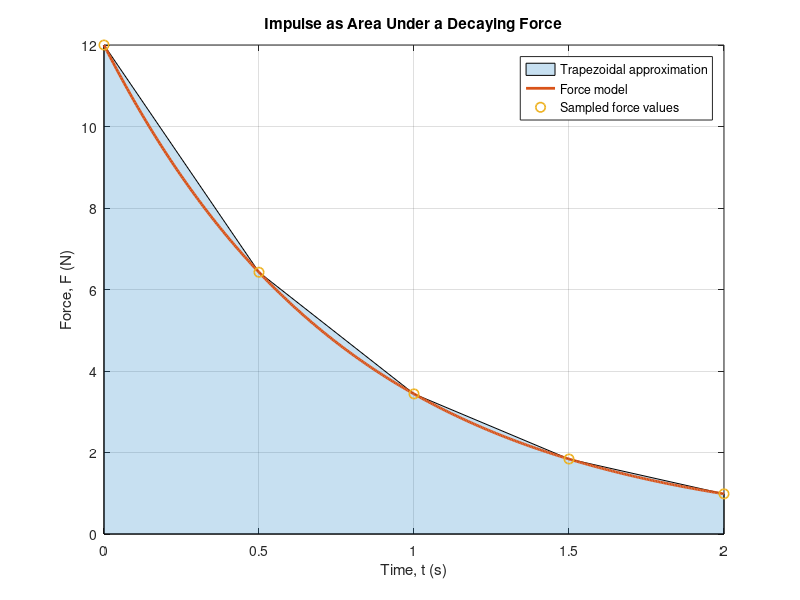

Write the MATLAB code that produced this figure. (Note: this script raises an error after producing the figure.)
%[text] # Numerical Integration: Accumulate a changing quantity and test convergence
%[text] **LECTURE DEMONSTRATION**
%[text] PHY4605 Physics-First Reproducible MATLAB Notebook
%%
%[text] ## Physical Question and Learning Outcomes
%[text] A time-dependent force acts on an object and gradually decays. How can sampled force values estimate the total impulse delivered from $t=0$ to $t=2.0$ s, and how do we decide whether the numerical integral is credible?
%[text] **Learning outcomes.** By the end of this demonstration, you can connect area under a force-time curve to impulse and its unit, trace a composite trapezoidal calculation and MATLAB `trapz` call, and validate the estimate by refinement and comparison with an analytic reference.
%%
%[text] ## Model, Assumptions, Variables, and Units
%[text] Use $F(t)=F\_0\\exp(-t/\\tau)$ with a positive force direction, constant decay time, and the force model valid over the stated interval. The accumulated impulse is $J=\\int\_0^T F(t),dt$. Force is in newtons and time is in seconds, so impulse has unit N s, equivalent to kg m/s.
F0_N = 12;             % initial force (N)
tau_s = 0.8;           % decay time (s)
T_s = 2.0;             % upper integration limit (s)
coarse_intervals = 4;  % first Core resolution
%%
%[text] ## Prediction Before Computing
%[text] The force remains positive throughout the interval, so the impulse must be positive. Because the force immediately decreases below `F0_N`, the area must also be smaller than the rectangle `F0_N*T_s = 24 N s`. These are useful physical checks before seeing a numerical answer.
impulse_upper_bound_Ns = F0_N*T_s
%%
%[text] ## See the Integral as Accumulated Area
%[text] The exact force curve is smooth, but a numerical integrator only uses sampled values. With four equal intervals, five force samples define four trapezoids. Their combined area approximates the impulse.
t_curve_s = linspace(0,T_s,401);
F_curve_N = F0_N*exp(-t_curve_s/tau_s);
t_coarse_s = linspace(0,T_s,coarse_intervals+1);
F_coarse_N = F0_N*exp(-t_coarse_s/tau_s);
area(t_coarse_s,F_coarse_N,'FaceAlpha',0.22)
hold on
plot(t_curve_s,F_curve_N,'LineWidth',2)
plot(t_coarse_s,F_coarse_N,'o','MarkerSize',7,'LineWidth',1.2)
hold off
grid on
xlabel('Time, t (s)')
ylabel('Force, F (N)')
title('Impulse as Area Under a Decaying Force')
legend('Trapezoidal approximation','Force model','Sampled force values','Location','best')
%%
%[text] ## One Trapezoid in Words
%[text] For adjacent samples at `t_i` and `t_(i+1)`, approximate the force between them by a straight line. The area of that strip is the interval width multiplied by the average of the two endpoint forces: `0.5*(F_i + F_(i+1))*Delta_t`. Adding all strips gives the composite trapezoidal estimate.
dt_coarse_s = T_s/coarse_intervals;
first_trapezoid_Ns = 0.5*(F_coarse_N(1)+F_coarse_N(2))*dt_coarse_s
%%
%[text] ## Composite Trapezoidal Algorithm Before MATLAB
%[text] In words: choose the lower and upper limits; sample the independent variable at a chosen resolution; evaluate the physical quantity at those sample points; form trapezoid areas between neighbouring samples; add the areas; then repeat at a finer resolution and compare with an independent reference.
%%
%[text] ## Work the Coarse Composite Estimate
%[text] For uniform spacing, the first and last samples contribute half weight while interior samples contribute full weight. The expression below is the four-interval composite trapezoidal rule written explicitly so the weighting is visible.
J_coarse_manual_Ns = dt_coarse_s*(0.5*F_coarse_N(1) + ...
    sum(F_coarse_N(2:end-1)) + 0.5*F_coarse_N(end))
%%
%[text] ## Use MATLAB `trapz`
%[text] MATLAB's `trapz(x,y)` performs the same trapezoidal accumulation using the supplied sample coordinates. Passing the time array is important because it preserves the physical spacing and therefore the correct impulse unit.
J_coarse_trapz_Ns = trapz(t_coarse_s,F_coarse_N)
assert(abs(J_coarse_trapz_Ns-J_coarse_manual_Ns) < 1e-12, ...
    'Manual and trapz trapezoidal estimates should agree.')
%%
%[text] ## Compare Three Resolutions
%[text] Keep the force model and integration limits fixed while refining only the number of intervals. This separates numerical-resolution effects from changes in the physical problem.
interval_count = [4 8 16];
dt_s = zeros(size(interval_count));
J_trapz_Ns = zeros(size(interval_count));
for k = 1:numel(interval_count)
    n = interval_count(k);
    t_sample_s = linspace(0,T_s,n+1);
    F_sample_N = F0_N*exp(-t_sample_s/tau_s);
    dt_s(k) = T_s/n;
    J_trapz_Ns(k) = trapz(t_sample_s,F_sample_N);
end
refinement_table = table(interval_count(:),dt_s(:),J_trapz_Ns(:), ...
    'VariableNames',{'Intervals','DeltaT_s','ImpulseTrapz_Ns'})
%%
%[text] ## Analytic Reference for Validation
%[text] For this teaching model, the integral can also be evaluated analytically. That exact result is used only as an independent reference: $J\_{exact}=F\_0\\tau\[1-\\exp(-T/\\tau)\]$.
J_exact_Ns = F0_N*tau_s*(1-exp(-T_s/tau_s))
abs_error_Ns = abs(J_trapz_Ns-J_exact_Ns);
rel_error_percent = 100*abs_error_Ns/abs(J_exact_Ns);
validation_table = table(interval_count(:),dt_s(:),J_trapz_Ns(:), ...
    abs_error_Ns(:),rel_error_percent(:), ...
    'VariableNames',{'Intervals','DeltaT_s','ImpulseTrapz_Ns','AbsoluteError_Ns','RelativeError_percent'})
%%
%[text] ## Core Validation: Refinement Plus Reference Comparison
%[text] The required Week 7 evidence is not merely that `trapz` returns a number. The estimate should preserve the physical unit, remain inside the expected physical bound, move toward the reference as the sampling is refined, and have a small stated error at the finest supplied resolution.
finest_impulse_Ns = J_trapz_Ns(end)
finest_abs_error_Ns = abs_error_Ns(end)
finest_rel_error_percent = rel_error_percent(end)
assert(all(J_trapz_Ns > 0 & J_trapz_Ns < impulse_upper_bound_Ns), ...
    'Impulse estimates should satisfy the physical sign and upper-bound checks.')
assert(all(diff(abs_error_Ns) < 0), ...
    'The supplied refinements should reduce trapezoidal error for this model.')
assert(finest_rel_error_percent < 0.25, ...
    'Finest supplied trapezoidal estimate should be within 0.25 percent of the analytic reference.')
%%
%[text] ## Diagnose a Runnable but Wrong `trapz` Call
%[text] `trapz(F_coarse_N)` assumes unit spacing between samples. It therefore does not know that neighbouring force samples are separated by `0.5 s`. The code runs, but its numerical value is not the physical impulse unless the missing spacing is handled correctly.
wrong_missing_time_axis = trapz(F_coarse_N)
correct_with_time_axis_Ns = trapz(t_coarse_s,F_coarse_N)
%%
%[text] ## Working Exposure: Read a Supplied Simpson Comparison
%[text] A supplied composite Simpson result for eight intervals is `8.8124455163 N s`, compared with the exact `8.8119840132 N s`. Use this only to read a method comparison: both methods estimate the same accumulated quantity, but Week 7 Core work does not require deriving Simpson's rule or implementing several quadrature formulas independently.
J_simpson_supplied_Ns = 8.8124455163;
simpson_abs_error_Ns = abs(J_simpson_supplied_Ns-J_exact_Ns)
%%
%[text] ## Working Exposure: Read the Refinement Pattern
%[text] For this smooth force curve, halving the sample spacing from `0.50` to `0.25` to `0.125 s` reduces the trapezoidal error substantially. The table is evidence of convergence for this example. Deriving a formal quadrature error order belongs to Optional stretch.
error_reduction_factor = abs_error_Ns(1:end-1)./abs_error_Ns(2:end)
%%
%[text] ## Three Takeaways
%[text] First, a numerical integral represents physical accumulation, so its unit combines the vertical-axis unit with the horizontal-axis unit. Second, the trapezoidal rule adds areas formed from neighbouring sampled values, and MATLAB `trapz(x,y)` preserves the actual sample coordinates. Third, refine the sampling and compare with an analytic or supplied reference before trusting the accumulated result.
%%
%[text] ## Physical Interpretation
%[text] Explain what `finest_impulse_Ns` means physically: it is the accumulated impulse delivered by the positive, decaying force from `t=0` to `T_s`. Connect the positive trend and the upper bound `F0_N*T_s` to the model, and state why the unit `N s` (equivalently `kg m/s`) is appropriate.
%%
%[text] ## Reproducibility Record
%[text] Run sections from top to bottom in a fresh MATLAB session. This demonstration requires MATLAB R2025a or later and base MATLAB only. Locked values are `F0_N=12`, `tau_s=0.8`, `T_s=2.0`, and Core interval counts `[4 8 16]`. No hidden Workspace state is required.

%[appendix]{"version":"1.0"}
